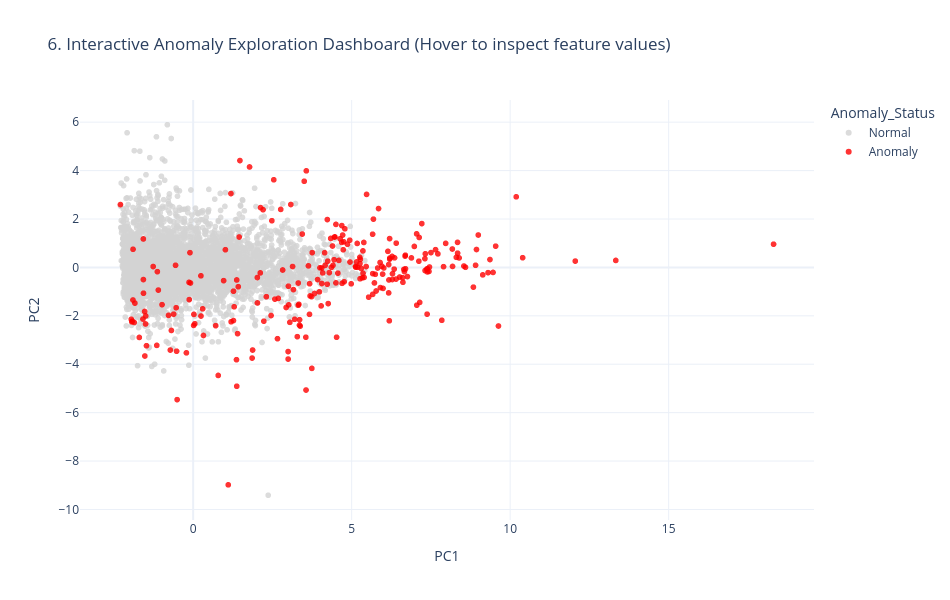

This figure's notebook cell:
### Markdown cell above
# Final Visualization Dashboard

### Code cell
import plotly.express as px

# ==========================================
# 1. Load Data & Run Core Pipeline
# ==========================================
# Load dataset and prepare feature matrix
df = pd.read_csv('household_power_consumption.csv')
X = df.drop(columns=['Date', 'Time'])

# Standardize features
scaler = StandardScaler()
X_scaled = scaler.fit_transform(X)

# PCA dimensionality reduction (2 components for 2D plotting)
pca = PCA(n_components=2)
X_pca = pca.fit_transform(X_scaled)

# Clustering (K-Means, K=3)
kmeans = KMeans(n_clusters=3, random_state=42, n_init=10)
clusters = kmeans.fit_predict(X_scaled)

# Anomaly Detection (Isolation Forest)
iso = IsolationForest(contamination=0.05, random_state=42)
iso_labels = iso.fit_predict(X_scaled)

# Create a master DataFrame for dashboard plotting
dashboard_df = X.copy()
dashboard_df['PC1'] = X_pca[:, 0]
dashboard_df['PC2'] = X_pca[:, 1]
dashboard_df['Cluster'] = clusters.astype(str)
dashboard_df['Anomaly_Status'] = np.where(iso_labels == -1, 'Anomaly', 'Normal')


# ==========================================
# 2. Static Dashboard Panel (PCA, Clusters, Heatmap, Pairplot)
# ==========================================
fig = plt.figure(figsize=(18, 12))

# Subplot 1: PCA Variance & 2D Projection
ax1 = plt.subplot(2, 2, 1)
sns.scatterplot(
    data=dashboard_df, x='PC1', y='PC2',
    alpha=0.6, s=25, color='teal', ax=ax1
)
ax1.set_title("1. PCA 2D Projection", fontsize=12, fontweight='bold')
ax1.grid(True, linestyle='--', alpha=0.5)

# Subplot 2: Cluster Visualization (K-Means K=3)
ax2 = plt.subplot(2, 2, 2)
sns.scatterplot(
    data=dashboard_df, x='PC1', y='PC2',
    hue='Cluster', palette='Set1', alpha=0.7, s=25, ax=ax2
)
ax2.set_title("2. K-Means Clusters on PCA Space", fontsize=12, fontweight='bold')
ax2.grid(True, linestyle='--', alpha=0.5)

# Subplot 3: Feature Correlation Heatmap
ax3 = plt.subplot(2, 2, 3)
sns.heatmap(
    X.corr(), annot=True, fmt=".2f", cmap="coolwarm",
    vmin=-1, vmax=1, cbar=True, ax=ax3
)
ax3.set_title("3. Feature Correlation Heatmap", fontsize=12, fontweight='bold')

# Subplot 4: Anomaly Overlay on PCA
ax4 = plt.subplot(2, 2, 4)
sns.scatterplot(
    data=dashboard_df, x='PC1', y='PC2',
    hue='Anomaly_Status', palette={'Normal': 'gray', 'Anomaly': 'red'},
    alpha=0.7, s=25, ax=ax4
)
ax4.set_title("4. Anomaly Overlay (Isolation Forest)", fontsize=12, fontweight='bold')
ax4.grid(True, linestyle='--', alpha=0.5)

plt.tight_layout()
plt.show()


# ==========================================
# 3. Pairplot Visualization
# ==========================================
# Select primary key features for pairplot display
key_features = ['Global_active_power', 'Global_reactive_power', 'Voltage', 'Global_intensity', 'Cluster']
sns.pairplot(
    dashboard_df[key_features],
    hue='Cluster',
    palette='Set1',
    plot_kws={'alpha': 0.5, 's': 15}
)
plt.suptitle("5. Feature Pairplot Grouped by Clusters", y=1.02, fontsize=14, fontweight='bold')
plt.show()


# ==========================================
# 4. Interactive Anomaly Exploration (Plotly)
# ==========================================
fig_interactive = px.scatter(
    dashboard_df,
    x='PC1',
    y='PC2',
    color='Anomaly_Status',
    color_discrete_map={'Normal': 'lightgray', 'Anomaly': 'red'},
    hover_data=['Global_active_power', 'Global_reactive_power', 'Voltage', 'Global_intensity', 'Sub_metering_3'],
    title="6. Interactive Anomaly Exploration Dashboard (Hover to inspect feature values)",
    opacity=0.8
)

fig_interactive.update_layout(
    template="plotly_white",
    width=950,
    height=600
)

# Display interactive Plotly dashboard
fig_interactive.show()

### Figure 1 — Plotly figure (JSON) as saved in the notebook; plotly's stock layout.template omitted (floating-point values rounded to 4 significant figures; data arrays with more than 128 entries replaced by an {"elided": "..."} marker saying what was removed)
{"data": [{"customdata": {"elided": "4750x5 float values"}, "hovertemplate": "Anomaly_Status=Normal<br>PC1=%{x}<br>PC2=%{y}<br>Global_active_power=%{customdata[0]}<br>Global_reactive_power=%{customdata[1]}<br>Voltage=%{customdata[2]}<br>Global_intensity=%{customdata[3]}<br>Sub_metering_3=%{customdata[4]}<extra></extra>", "legendgroup": "Normal", "marker": {"color": "lightgray", "opacity": 0.8, "symbol": "circle"}, "mode": "markers", "name": "Normal", "showlegend": true, "type": "scattergl", "x": {"elided": "4750 float values"}, "xaxis": "x", "y": {"elided": "4750 float values"}, "yaxis": "y"}, {"customdata": {"elided": "250x5 float values"}, "hovertemplate": "Anomaly_Status=Anomaly<br>PC1=%{x}<br>PC2=%{y}<br>Global_active_power=%{customdata[0]}<br>Global_reactive_power=%{customdata[1]}<br>Voltage=%{customdata[2]}<br>Global_intensity=%{customdata[3]}<br>Sub_metering_3=%{customdata[4]}<extra></extra>", "legendgroup": "Anomaly", "marker": {"color": "red", "opacity": 0.8, "symbol": "circle"}, "mode": "markers", "name": "Anomaly", "showlegend": true, "type": "scattergl", "x": {"elided": "250 float values"}, "xaxis": "x", "y": {"elided": "250 float values"}, "yaxis": "y"}], "layout": {"height": 600, "legend": {"title": {"text": "Anomaly_Status"}, "tracegroupgap": 0}, "title": {"text": "6. Interactive Anomaly Exploration Dashboard (Hover to inspect feature values)"}, "width": 950, "xaxis": {"anchor": "y", "domain": [0, 1], "title": {"text": "PC1"}}, "yaxis": {"anchor": "x", "domain": [0, 1], "title": {"text": "PC2"}}}}
